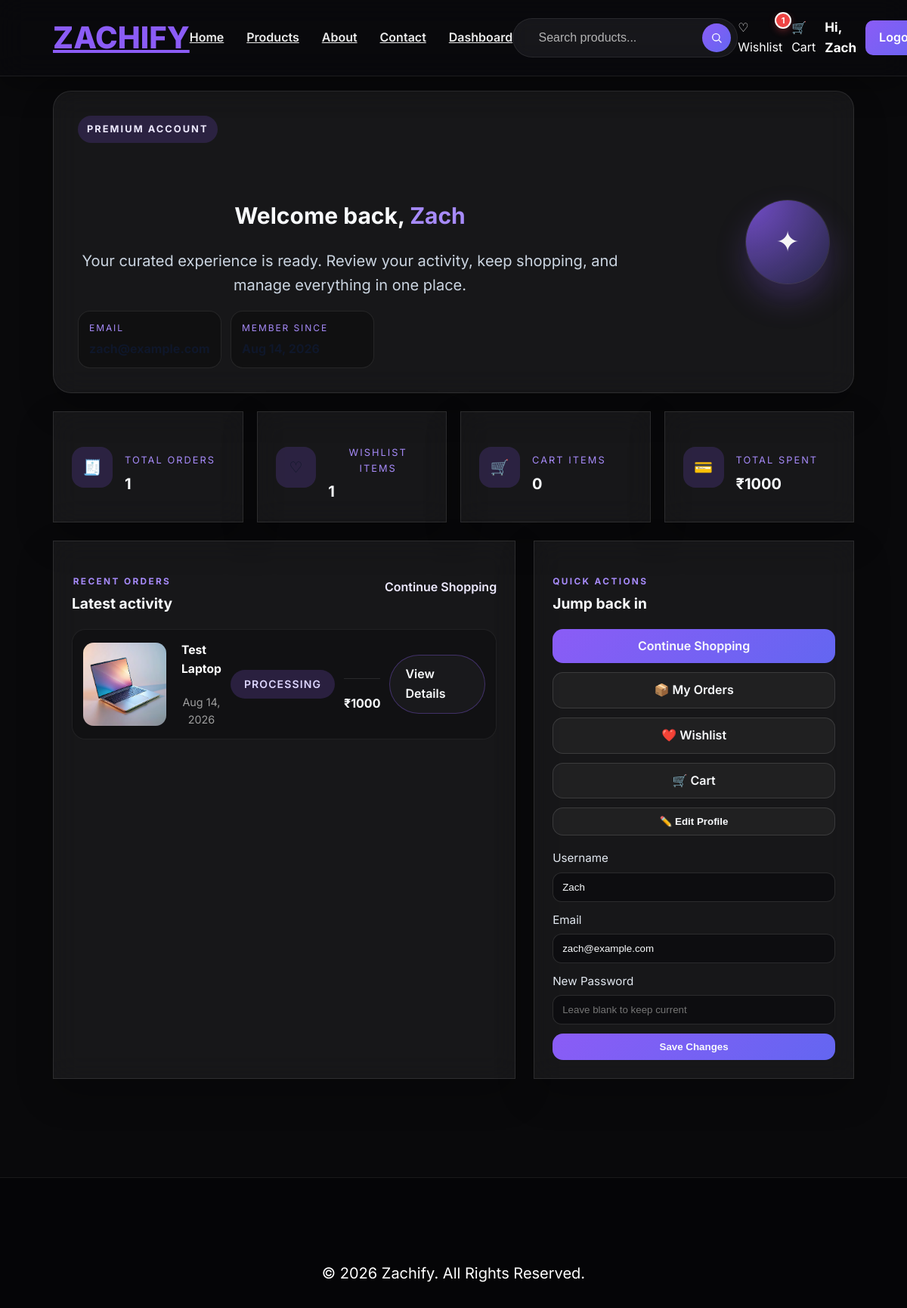
The page /dashboard (signed in) on the database its author committed.
### app.py (models this page shows)
class User(db.Model):
    id = db.Column(db.Integer, primary_key=True)
    username = db.Column(db.String(100), nullable=False)
    email = db.Column(db.String(120), unique=True, nullable=False)
    password = db.Column(db.String(200), nullable=False)
    is_admin = db.Column(db.Boolean, default=False, nullable=False)
    created_at = db.Column(db.DateTime, default=datetime.utcnow)
    wishlists = db.relationship("Wishlist", backref="user", lazy=True, cascade="all, delete-orphan")
    orders = db.relationship("Order", backref="user", lazy=True, cascade="all, delete-orphan")

class Order(db.Model):
    id = db.Column(db.Integer, primary_key=True)
    user_id = db.Column(db.Integer, db.ForeignKey("user.id"), nullable=False)
    order_number = db.Column(db.String(50), unique=True, nullable=False)
    status = db.Column(db.String(50), nullable=False, default="Processing")
    total_amount = db.Column(db.Float, nullable=False, default=0.0)
    created_at = db.Column(db.DateTime, default=datetime.utcnow)
    items = db.relationship("OrderItem", backref="order", lazy=True, cascade="all, delete-orphan")

class OrderItem(db.Model):
    id = db.Column(db.Integer, primary_key=True)
    order_id = db.Column(db.Integer, db.ForeignKey("order.id"), nullable=False)
    product_id = db.Column(db.Integer, db.ForeignKey("product.id"), nullable=False)
    product_name = db.Column(db.String(200), nullable=False)
    product_image = db.Column(db.String(200), nullable=False)
    quantity = db.Column(db.Integer, nullable=False, default=1)
    unit_price = db.Column(db.Float, nullable=False, default=0.0)
    total_price = db.Column(db.Float, nullable=False, default=0.0)

### app.py (the view, shortened to what this page needs)
@app.route("/dashboard", methods=["GET", "POST"])
def dashboard():
    current_user = get_current_user()
    if not current_user:
        return redirect(url_for("login"))
    orders = (
        Order.query.filter_by(user_id=current_user.id)
        .order_by(Order.created_at.desc())
        .all()
    )
    order_items_map = {}
    for order in orders:
        order_items_map[order.id] = (
            OrderItem.query.filter_by(order_id=order.id)
            .order_by(OrderItem.id.asc())
            .all()
        )
    wishlist_count = Wishlist.query.filter_by(user_id=current_user.id).count()
    cart_data = session.get("cart", {})
    cart_count = sum(int(quantity) for quantity in cart_data.values() if str(quantity).isdigit())
    total_spent = sum(order.total_amount for order in orders)
    return render_template(
        "dashboard.html",
        user=current_user,
        orders=orders,
        order_items_map=order_items_map,
        wishlist_count=wishlist_count,
        cart_count=cart_count,
        total_spent=total_spent,
    )

### app.py (called while the page is built)
def get_current_user():
    user_id = session.get("user_id")
    if user_id:
        return User.query.get(user_id)
    username = session.get("username")
    if username:
        return User.query.filter_by(username=username).first()
    return None

@app.context_processor
def cart_count():
    cart = session.get("cart", {})
    total_quantity = sum(cart.values())
    current_user = get_current_user()
    wishlist_count = 0
    if current_user:
        wishlist_count = Wishlist.query.filter_by(user_id=current_user.id).count()
    return {"cart_count": total_quantity, "wishlist_count": wishlist_count, "current_user": current_user}

### templates/dashboard.html (shortened to what this page needs)
{% extends "base.html" %}
{% block content %}
<div class="dashboard-page">
    <div class="dashboard-shell">
        <section class="dashboard-hero card glass-card">
            <div class="dashboard-hero-content">
                <div class="dashboard-badge">Premium account</div>
                <h1>Welcome back, <span>{{ user.username }}</span></h1>
                <p>Your curated experience is ready. Review your activity, keep shopping, and manage everything in one place.</p>
                <div class="dashboard-meta-list">
                    <div class="dashboard-meta-pill">
                        <span class="meta-label">Email</span>
                        <strong>{{ user.email }}</strong>
                    </div>
                    <div class="dashboard-meta-pill">
                        <span class="meta-label">Member since</span>
                        <strong>{{ user.created_at.strftime('%b %d, %Y') if user.created_at else 'New member' }}</strong>
                    </div>
                </div>
            </div>
            <div class="dashboard-avatar-wrap">
                <div class="dashboard-avatar">✦</div>
            </div>
        </section>
        <section class="dashboard-stats-grid">
            <article class="stat-card glass-card">
                <div class="stat-icon">🧾</div>
                <div>
                    <p class="stat-label">Total Orders</p>
                    <h3>{{ orders|length }}</h3>
                </div>
            </article>
            <article class="stat-card glass-card">
                <div class="stat-icon">♡</div>
                <div>
                    <p class="stat-label">Wishlist Items</p>
                    <h3>{{ wishlist_count }}</h3>
                </div>
            </article>
            <article class="stat-card glass-card">
                <div class="stat-icon">🛒</div>
                <div>
                    <p class="stat-label">Cart Items</p>
                    <h3>{{ cart_count }}</h3>
                </div>
            </article>
            <article class="stat-card glass-card">
                <div class="stat-icon">💳</div>
                <div>
                    <p class="stat-label">Total Spent</p>
                    <h3>₹{{ "%.0f"|format(total_spent) }}</h3>
                </div>
            </article>
        </section>
        <section class="dashboard-content-grid">
            <div class="dashboard-panel glass-card">
                <div class="panel-heading">
                    <div>
                        <p class="panel-kicker">Recent Orders</p>
                        <h2>Latest activity</h2>
                    </div>
                    <a href="{{ url_for('products') }}" class="panel-link">Continue Shopping</a>
                </div>
                {% if orders %}
                    <div class="order-list">
                        {% for order in orders %}
                            <article class="order-row">
                                <div class="order-product">
                                    {% set first_item = order_items_map[order.id][0] if order_items_map[order.id] else none %}
                                    {% if first_item %}
                                        <img src="{{ url_for('static', filename='images/' + first_item.product_image) }}" alt="{{ first_item.product_name }}">
                                    {% endif %}
                                    <div>
                                        <h3>{{ first_item.product_name if first_item else 'Order #' ~ order.order_number }}</h3>
                                        <p>{{ order.created_at.strftime('%b %d, %Y') if order.created_at else 'Recently placed' }}</p>
                                    </div>
                                </div>
                                <div class="order-status {{ order.status.lower() }}">{{ order.status }}</div>
                                <div class="order-total">₹{{ "%.0f"|format(order.total_amount) }}</div>
                                <a href="{{ url_for('order_details', order_id=order.id) }}"
   class="ghost-btn">
    View Details
</a>
                            </article>
                        {% endfor %}
                    </div>
                {% else %}
                    <div class="empty-state">
                        <h3>No orders yet</h3>
                        <p>Your first premium purchase will appear here.</p>
                    </div>
                {% endif %}
            </div>
            <div class="dashboard-panel glass-card">
                <div class="panel-heading">
                    <div>
                        <p class="panel-kicker">Quick Actions</p>
                        <h2>Jump back in</h2>
                    </div>
                </div>
                <div class="action-buttons">
    <a href="{{ url_for('products') }}" class="action-btn primary">Continue Shopping</a>
    <a href="{{ url_for('orders') }}" class="action-btn">
        📦 My Orders
    </a>
    <a href="{{ url_for('wishlist_page') }}" class="action-btn">
        ❤️ Wishlist
    </a>
    <a href="{{ url_for('cart') }}" class="action-btn">
        🛒 Cart
    </a>
    <button type="button"
            class="action-btn"
            onclick="document.getElementById('profileForm').scrollIntoView({behavior:'smooth'})">
        ✏️ Edit Profile
    </button>
</div>
                <form id="profileForm" class="profile-form" method="post">
                    <label>
                        Username
                        <input type="text" name="username" value="{{ user.username }}">
                    </label>
                    <label>
                        Email
                        <input type="email" name="email" value="{{ user.email }}">
                    </label>
                    <label>
                        New Password
                        <input type="password" name="password" placeholder="Leave blank to keep current">
                    </label>
                    <button type="submit" class="action-btn primary full-width">Save Changes</button>
                </form>
            </div>
        </section>
    </div>
</div>
{% endblock %}

### templates/base.html (shortened to what this page needs)
<!DOCTYPE html>
<html lang="en">
<head>
    <link rel="stylesheet" href="{{ url_for('static', filename='css/style.css') }}">
</head>
<body>
   <nav class="navbar">
    <div class="logo">
        <a href="/">ZACHIFY</a>
    </div>
    <ul class="nav-links">
        <li><a href="{{ url_for('home') }}">Home</a></li>
        <li><a href="{{ url_for('products') }}">Products</a></li>
        <li><a href="{{ url_for('about') }}">About</a></li>
        <li><a href="{{ url_for('contact') }}">Contact</a></li>
        {% if session.get("username") %}
            <li><a href="{{ url_for('dashboard') }}">Dashboard</a></li>
        {% endif %}
    </ul>
    <div class="search-shell">
        <form class="search-box" id="searchBoxForm" action="{{ url_for('search') }}" method="get">
            <div class="search-input-wrap">
                <input id="searchInput" type="text" name="q" placeholder="Search products..." value="{{ request.args.get('q', '') }}" autocomplete="off">
            </div>
            <button type="submit" aria-label="Search products">
                <svg viewBox="0 0 24 24" fill="none" stroke="currentColor" stroke-width="2" stroke-linecap="round" stroke-linejoin="round">
                    <circle cx="11" cy="11" r="7"></circle>
                    <line x1="21" y1="21" x2="16.65" y2="16.65"></line>
                </svg>
            </button>
        </form>
    </div>
    <div class="nav-right">
        <a href="{{ url_for('wishlist_page') }}" class="cart-link wishlist-link" style="position: relative; display: inline-flex; align-items: center; text-decoration: none;">
            ♡ Wishlist
            {% if wishlist_count > 0 %}
            <span class="cart-badge">{{ wishlist_count }}</span>
            {% endif %}
        </a>
        <a href="{{ url_for('cart') }}" class="cart-link" style="position: relative; display: inline-flex; align-items: center; text-decoration: none;">
            🛒 Cart
        </a>
        {% if session.get("username") %}
            <span class="welcome-user">
                Hi, {{ session["username"] }}
            </span>
            <a href="{{ url_for('logout') }}" class="login-btn">Logout</a>
        {% else %}
            <a href="{{ url_for('register') }}" class="register-btn">Register</a>
            <a href="{{ url_for('login') }}" class="login-btn">Login</a>
        {% endif %}
    </div>
</nav>
    {% block content %}
    {% endblock %}
    <footer class="footer">
        <p>&copy; 2026 Zachify. All Rights Reserved.</p>
    </footer>
</body>
</html>

### rows shown on the page
User: username "Zach", email "zach@example.com"
Order: product_image (picture), created_at "Aug 14, 2026", status "PROCESSING", total_amount "1000"
OrderItem: product_name "Test Laptop"

### other values the page prints
{{ wishlist_count }} "1"
{{ orders|length }} "1"
{{ cart_count }} "0"
{{ "%.0f"|format(total_spent) }} "1000"
